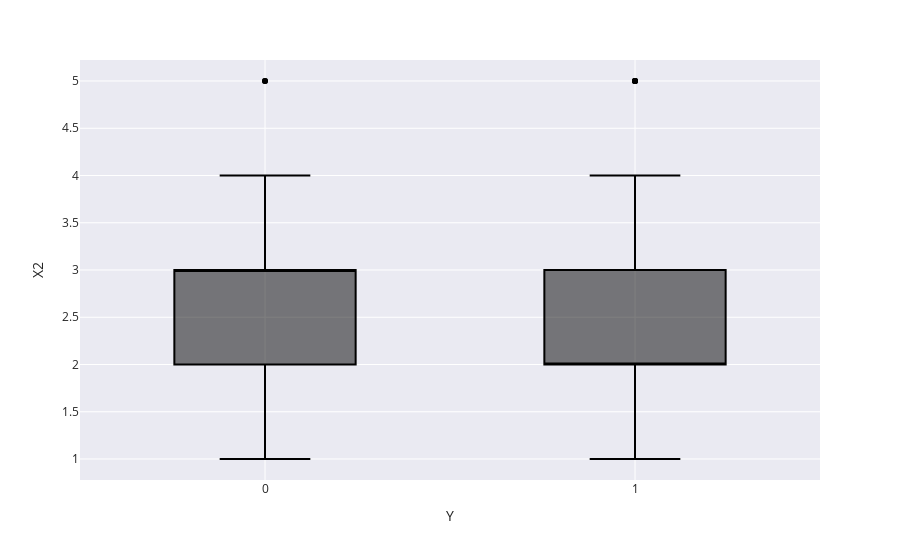

This figure's notebook cell:
### Code cell
px.box(data,x=data["Y"],y=data[data.columns[2]]).update_traces(marker_color="black").update_layout(template="seaborn")

### Figure 1 — Plotly figure (JSON) as saved in the notebook; plotly's stock layout.template omitted (floating-point values rounded to 4 significant figures)
{"data": [{"alignmentgroup": "True", "hovertemplate": "Y=%{x}<br>X2=%{y}<extra></extra>", "legendgroup": "", "marker": {"color": "black"}, "name": "", "notched": false, "offsetgroup": "", "orientation": "v", "showlegend": false, "type": "box", "x": [0, 0, 1, 0, 0, 1, 0, 1, 0, 0, 0, 0, 1, 0, 0, 1, 0, 1, 0, 0, 1, 0, 0, 1, 1, 0, 1, 1, 1, 1, 0, 0, 1, 1, 1, 0, 1, 1, 1, 1, 0, 1, 0, 0, 1, 1, 1, 0, 1, 1, 1, 1, 1, 1, 1, 1, 0, 0, 1, 1, 0, 1, 1, 0, 1, 1, 0, 0, 1, 1, 1, 0, 1, 0, 1, 0, 0, 1, 0, 1, 1, 0, 1, 1, 0, 1, 1, 0, 0, 0, 0, 1, 1, 1, 0, 1, 0, 1, 1, 0, 1, 1, 0, 1, 0, 1, 1, 0, 0, 1, 0, 0, 0, 0, 0, 0, 1, 1, 1, 1, 0, 1, 1, 1, 0, 0], "x0": " ", "xaxis": "x", "y": [3, 2, 3, 4, 4, 5, 1, 4, 1, 4, 2, 4, 2, 2, 1, 2, 3, 1, 1, 2, 2, 3, 3, 1, 3, 4, 3, 3, 3, 3, 3, 1, 2, 2, 1, 2, 3, 3, 2, 4, 2, 2, 2, 3, 1, 3, 3, 1, 2, 1, 1, 1, 2, 2, 3, 3, 1, 4, 3, 2, 3, 2, 2, 5, 1, 1, 3, 1, 1, 4, 3, 5, 3, 2, 2, 2, 3, 2, 3, 5, 3, 3, 2, 3, 3, 2, 3, 1, 4, 3, 4, 1, 4, 4, 1, 5, 4, 4, 2, 3, 2, 3, 2, 3, 1, 1, 1, 2, 2, 3, 3, 3, 1, 1, 2, 3, 4, 1, 3, 5, 4, 2, 2, 3, 3, 3], "y0": " ", "yaxis": "y"}], "layout": {"boxmode": "group", "legend": {"tracegroupgap": 0}, "margin": {"t": 60}, "xaxis": {"anchor": "y", "domain": [0, 1], "title": {"text": "Y"}}, "yaxis": {"anchor": "x", "domain": [0, 1], "title": {"text": "X2"}}}}
